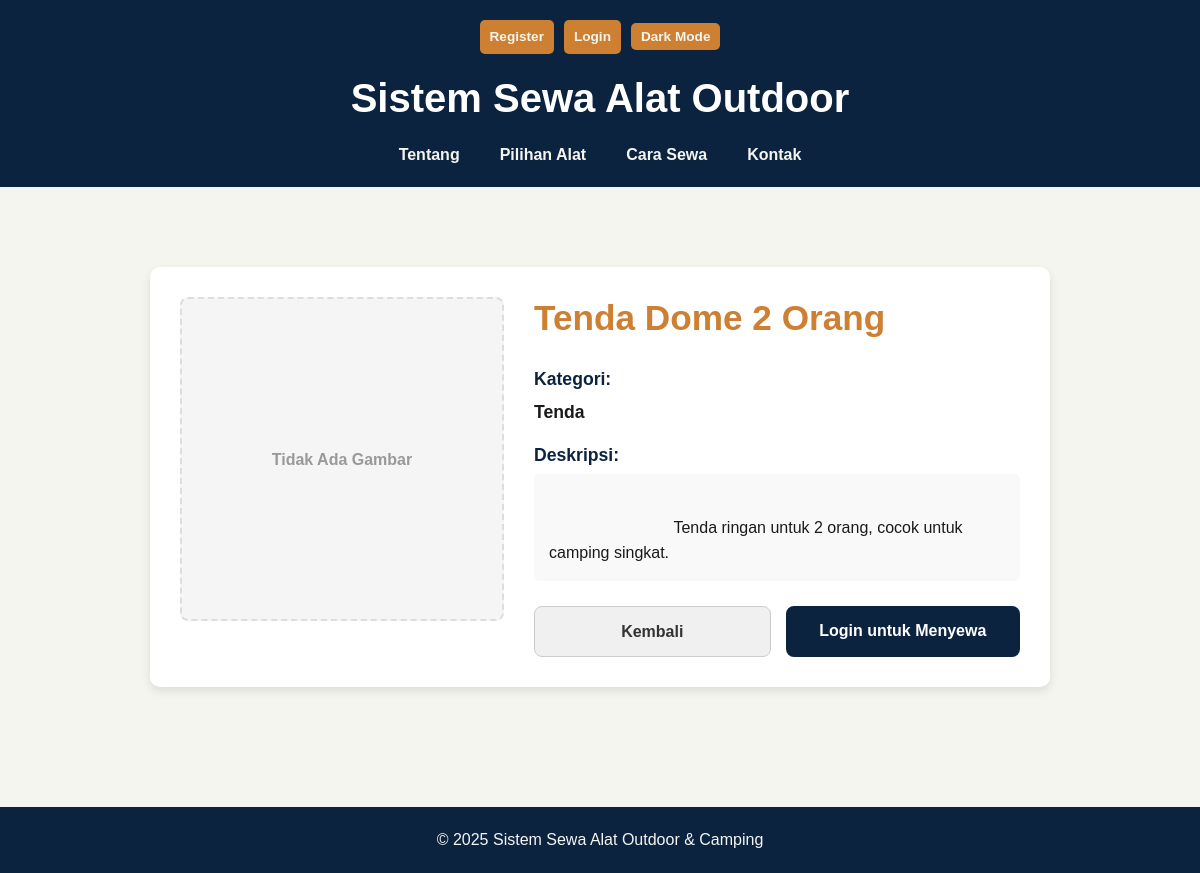
Before: /user/detail.php?id=1 with the older database file.
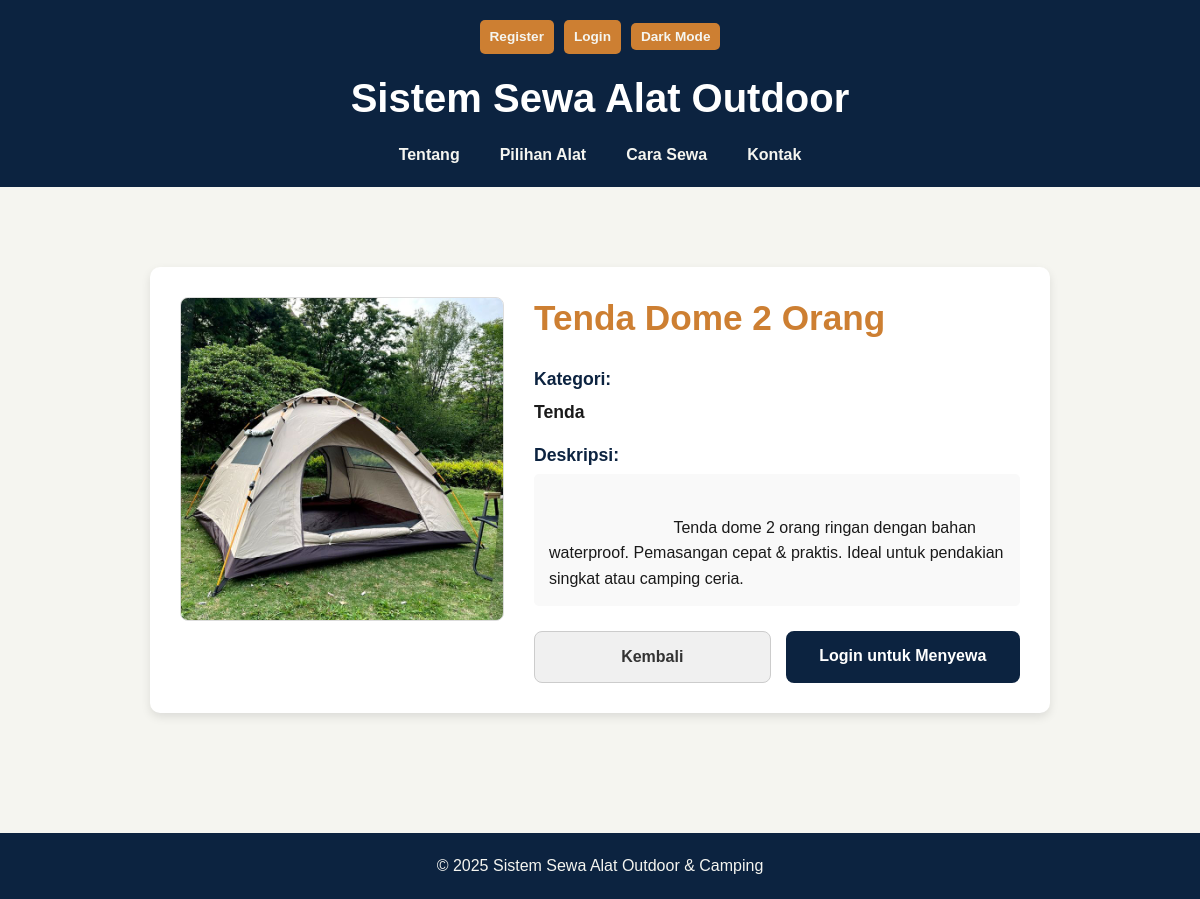
After: the same page with the newer database file.
### tables this page shows
CREATE TABLE IF NOT EXISTS items (
  id INT AUTO_INCREMENT PRIMARY KEY,
  title VARCHAR(255) NOT NULL,
  id_kategori INT NULL DEFAULT NULL,
  description TEXT,
  image VARCHAR(255) NULL DEFAULT NULL,
  created_at TIMESTAMP DEFAULT CURRENT_TIMESTAMP,
  updated_at TIMESTAMP DEFAULT CURRENT_TIMESTAMP ON UPDATE CURRENT_TIMESTAMP,
  
  CONSTRAINT fk_items_categories
    FOREIGN KEY (id_kategori)
    REFERENCES categories(id_kategori)
    ON DELETE SET NULL
    ON UPDATE CASCADE
);

CREATE TABLE IF NOT EXISTS categories (
  id_kategori INT AUTO_INCREMENT PRIMARY KEY,
  nama_kategori VARCHAR(100) NOT NULL UNIQUE
);

### user/detail.php (the view, shortened to what this page needs)
<?php
require '../config/config.php';
$id = $_GET['id'] ?? null;
try {
    $sql = "SELECT
                items.*,
                categories.nama_kategori
            FROM items
            LEFT JOIN categories ON items.id_kategori = categories.id_kategori
            WHERE items.id = ?";
    $stmt = $pdo->prepare($sql);
    $stmt->execute([$id]);
    $item = $stmt->fetch();
} catch (PDOException $e) {
    die("Gagal mengambil data item: " . $e->getMessage());
}
?>
<!DOCTYPE html>
<html lang="id">
<head>
    <link rel="stylesheet" href="../public/css/style.css">
</head>
<body>
    <header class="header">
        <div class="container header-container">
            <div class="header-controls">
                <?php if (isset($_SESSION['user_id'])): ?>
                    <span class="welcome-user">Hai, <b><?php echo htmlspecialchars($_SESSION['username']); ?>!</b></span>
                    <?php if ($_SESSION['role'] == 'admin'): ?>
                        <a href="../admin/dashboard.php" class="login-link-header">Ke Dashboard</a>
                    <?php endif; ?>
                    <a href="../auth/logout.php" class="login-link-header logout">Logout</a>
                <?php else: ?>
                    <a href="../auth/register.php" class="login-link-header"><b>Register</b></a>
                    <a href="../auth/login.php" class="login-link-header"><b>Login</b></a>
                <?php endif; ?>
                <button class="dark-mode-toggle" id="darkModeToggle">Dark Mode</button>
            </div>
            <h1 class="logo"><a href="catalog.php" style="color:inherit; text-decoration:none;">Sistem Sewa Alat Outdoor</a></h1>
            <nav class="navigation">
                <ul class="nav-list">
                    <li class="nav-item"><a href="catalog.php#about" class="nav-link">Tentang</a></li>
                    <li class="nav-item"><a href="catalog.php#services" class="nav-link">Pilihan Alat</a></li>
                    <li class="nav-item"><a href="catalog.php#how" class="nav-link">Cara Sewa</a></li>
                    <li class="nav-item"><a href="catalog.php#contact" class="nav-link">Kontak</a></li>
                </ul>
            </nav>
        </div>
    </header>
    <main>
        <section class="section">
            <div class="container">
                <div class="detail-container">
                    <div class="detail-image-wrapper">
                        <?php
                        $image_path = UPLOAD_DIR . htmlspecialchars($item['image'] ?? '');
                        if (!empty($item['image']) && file_exists($image_path)):
                        ?>
                            <img src="<?php echo $image_path; ?>" alt="<?php echo htmlspecialchars($item['title']); ?>">
                        <?php else: ?>
                            <div class="detail-image-placeholder">
                                <span>Tidak Ada Gambar</span>
                            </div>
                        <?php endif; ?>
                    </div>
                    <div class="detail-info-wrapper">
                        <h2><?php echo htmlspecialchars($item['title']); ?></h2>
                        <p class="kategori-label">Kategori:</p>
                        <p class="kategori-nama">
                            <b><?php echo htmlspecialchars($item['nama_kategori'] ?? 'N/A'); ?></b>
                        </p>
                        <p class="deskripsi-label">Deskripsi:</p>
                        <div class="deskripsi-isi">
                            <?php echo nl2br(htmlspecialchars($item['description'] ?: 'Tidak ada deskripsi.')); ?>
                        </div>
                        <div class="detail-button-group">
                            <a href="catalog.php#services" class="btn-secondary">Kembali</a>
                            <?php if (isset($_SESSION['user_id'])): ?>
                                <?php if ($_SESSION['role'] == 'user'): ?>
                                    <a href="booking/booking.php?item_id=<?php echo $item['id']; ?>" class="btn">Sewa Sekarang</a>
                                <?php else: ?>
                                    <p style="text-align: center; flex: 1; margin: 0; align-self: center;">Hanya user yang bisa menyewa.</p>
                                <?php endif; ?>
                            <?php else: ?>
                                <a href="../auth/login.php" class="btn">Login untuk Menyewa</a>
                            <?php endif; ?>
                        </div>
                    </div>
                </div>
                </div>
        </section>
    </main>
    <footer class="footer">
        <div class="container">
            <p>&copy; <?php echo date('Y'); ?> Sistem Sewa Alat Outdoor & Camping</p>
        </div>
    </footer>
</body>
</html>

Changed rows visible on the page:
changed items "Tenda Dome 2 Orang": image: picture added; description "Tenda ringan untuk 2 orang, cocok untuk camping singkat." → "Tenda dome 2 orang ringan dengan bahan waterproof. Pemasangan cepat & praktis. Ideal untuk pendakian singkat atau camping ceria."; image empty → "tenda_camping.jpeg" (drawn)
Other visible differences:
text no longer shown: "Tidak Ada Gambar"
